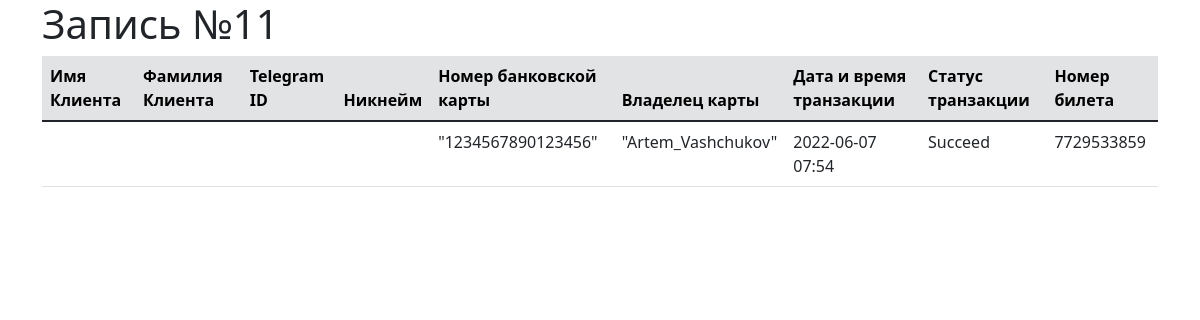
Page /chetverka/detalization/11 on the committed database.
### chetverka/models.py (models this page shows, shortened)
class Ticket(models.Model):
    ticket_number = models.CharField('Номер билета', max_length=10, unique=True)
    transaction = models.ForeignKey('Transaction', on_delete=models.CASCADE, blank=True, null=True)
    tovar = models.ForeignKey('PricesAndProducts', on_delete=models.CASCADE, blank=True, null=True)
    class Meta:
        verbose_name = 'Билет'
        verbose_name_plural = 'Билеты'

class Transaction(models.Model):
    tr_datetime = models.DateTimeField('Дата и время транзакции', auto_now=True)
    tr_status = models.CharField('Статус транзакции', max_length=10)
    tr_obj_description = models.CharField('Описание покупки', max_length=500)
    bankcard = models.ForeignKey('bankCard', on_delete=models.CASCADE, blank=True, null=True)
    class Meta:
        verbose_name = 'Транзакция'
        verbose_name_plural = 'Транзакции'

class bankCard(models.Model):
    card_value = models.CharField('Номер карты', max_length=16)
    expired_month = models.CharField('Месяц истечения', max_length=2)
    expired_year = models.CharField('Год истечения', max_length=2)
    card_holder = models.CharField('Владелец карты', max_length=30)
    telegramuser = models.ForeignKey(TelegramUser, on_delete=models.CASCADE, blank=True, null=True, )
    class Meta:
        verbose_name = 'Банковская карта'
        verbose_name_plural = 'Банковские карты'

### chetverka/views.py (the view)
# urls.py: path('chetverka/detalization/<int:pk>', views.Detalization.as_view(), name="details"),
class Detalization(DetailView):
    model = Ticket
    template_name = 'chetverka/detalization.html'
    context_object_name = 'record'

### chetverka/templates/chetverka/detalization.html (shortened to what this page needs)
<!doctype html>
<html lang="en">
  <head>
    <link href="https://cdn.jsdelivr.net/npm/bootstrap@5.1.3/dist/css/bootstrap.min.css" rel="stylesheet">
  </head>
  <body class="container">
    <h1>Запись №{{ record.id }}</h1>
    <table class="table">
  <thead class="table-secondary">
    <tr>
      <th scope="col">Имя Клиента</th>
      <th scope="col">Фамилия Клиента</th>
      <th scope="col">Telegram ID</th>
      <th scope="col">Никнейм</th>
        <th scope="col">Номер банковской карты</th>
        <th scope="col">Владелец карты</th>
      <th scope="col">Дата и время транзакции</th>
      <th scope="col">Статус транзакции</th>
      <th scope="col">Номер билета</th>
    </tr>
  </thead>
  <tbody class="table">
    <tr>
      <td>{{ record.transaction.bankcard.telegramuser.telegram_user_first_name }}</td>
      <td>{{ record.transaction.bankcard.telegramuser.telegram_user_last_name }}</td>
      <td>{{ record.transaction.bankcard.telegramuser.telegram_user_id }}</td>
        <td>{{ record.transaction.bankcard.telegramuser.telegram_user_nickname }}</td>
      <td>{{ record.transaction.bankcard.card_value }}</td>
      <td>{{ record.transaction.bankcard.card_holder }}</td>
        <td>{{ record.transaction.tr_datetime|date:'Y-m-d H:i' }}</td>
      <td>{{ record.transaction.tr_status }}</td>
      <td>{{ record.ticket_number }}</td>
    </tr>
  </tbody>
</table>
  </body>
</html>

### rows in the picture
Ticket: transaction.bankcard.card_value "\"1234567890123456\"", transaction.bankcard.card_holder "\"Artem_Vashchukov\"", transaction.tr_datetime "2022-06-07 07:54", transaction.tr_status "Succeed", ticket_number "7729533859"
